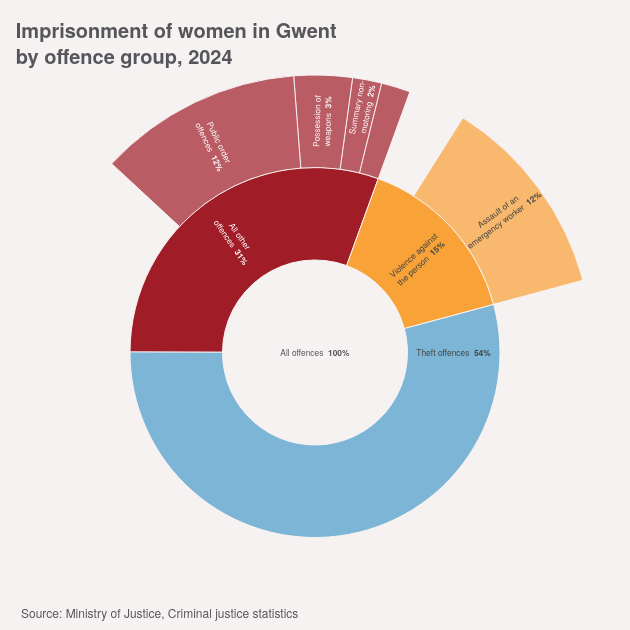

The code cell stored with this chart in its notebook:
### Code cell
chart = custody_offences.test_chart(config=config)
chart

### Figure 1 — Plotly figure (JSON) as saved in the notebook; plotly's stock layout.template omitted (floating-point values rounded to 4 significant figures)
{"data": [{"branchvalues": "total", "domain": {"column": 0, "row": 0}, "hoverinfo": "label+percent parent", "hovertemplate": "<b>%{label}</b><br>%{percentParent: .0%} of %{parent}<extra></extra>", "insidetextorientation": "radial", "labels": ["Miscellaneous<br>crimes against<br>society", "Summary non-<br>motoring", "Possession of<br>weapons", "Public order<br>offences", "All other<br>offences", "Theft offences", "Assault of an<br>emergency worker", "Violence against<br>the person"], "marker": {"colors": ["#A01D28", "#A01D28", "#A01D28", "#A01D28", "#A01D28", "#499CC9", "#F9A237", "#F9A237"]}, "parents": ["All other<br>offences", "All other<br>offences", "All other<br>offences", "All other<br>offences", "All offences", "All offences", "Violence against<br>the person", "All offences"], "rotation": 70, "sort": false, "texttemplate": "%{label} <b>%{percentRoot: .0%}</b>", "type": "sunburst", "values": [1, 1, 2, 7, 18, 32, 7, 9]}], "layout": {"annotations": [{"align": "left", "font": {"size": 12}, "showarrow": false, "text": "Source: Ministry of Justice, Criminal justice statistics", "x": 0.03, "xanchor": "left", "xref": "paper", "y": 0.05, "yanchor": "top", "yref": "paper"}], "height": 630, "margin": {"b": 0, "l": 0, "r": 0, "t": 75}, "title": {"automargin": true, "text": "<b>Imprisonment of women in Gwent<br>by offence group, 2024</b>", "x": 0.025, "xanchor": "left", "yref": "container"}, "uniformtext": {"minsize": 8, "mode": "hide"}, "width": 630}}
